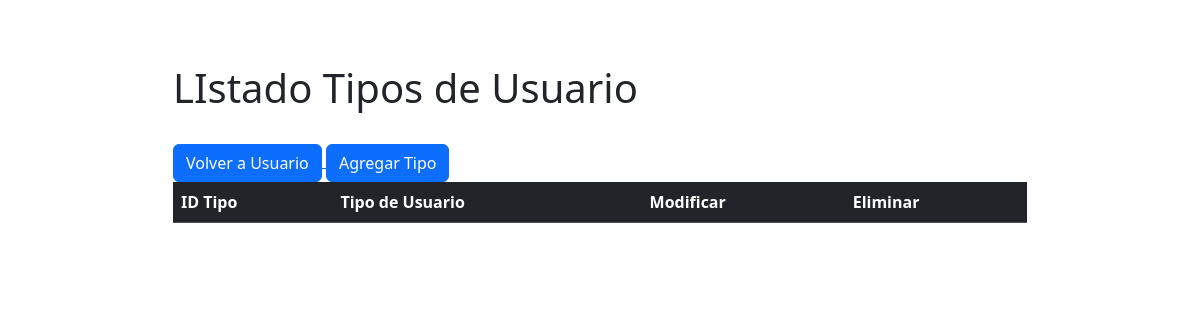
Page /crudTipo on the earlier database version.
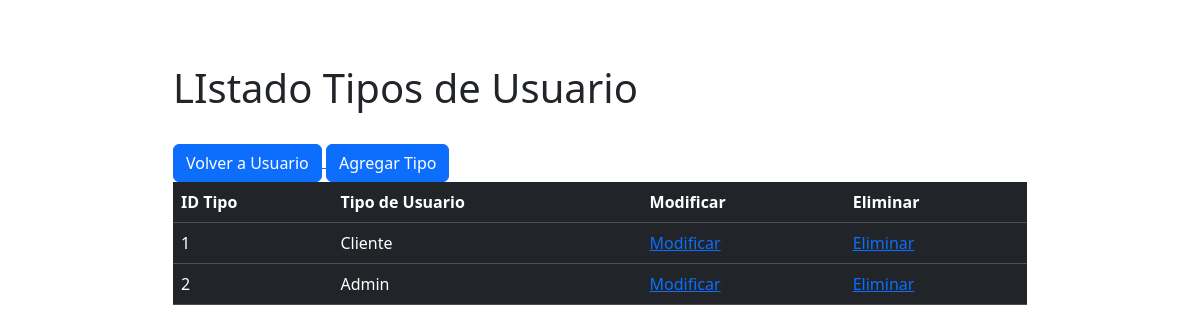
Same page on the later database version.
### newProject/models.py (models this page shows, shortened)
class tipoUsuario(models.Model):
    idTipoUsuario = models.AutoField(
        primary_key=True, db_column='idTipo', verbose_name='ID_tipo_Usuario')
    tipoUsuario = models.CharField(max_length=20, blank=False, null=False)

### newProject/views.py (the view)
# urls.py: path("crudTipo", views.crudTipo, name="crudTipo"),
def crudTipo(request):
    tipos = tipoUsuario.objects.all()
    context = {"tipo": tipos}
    return render(request, "tipo_list.html", context)

### newProject/context_processor.py (called while the page is built)
def total_carrito(request):
    total = 0
    if request.user.is_authenticated:
        if "carrito" in request.session.keys():
            for key, value in request.session["carrito"].items():
                total += int(value["Acumulado"])
    return {"total_carrito": total}

### newProject/templates/tipo_list.html (shortened to what this page needs)
<!DOCTYPE html>
<html lang="en">
<head>
    {% load static %}
    {% load bootstrap5 %}
    {% bootstrap_css %}
</head>
<body>
    <div class="container">
        <div class="row">
            <div class="col-lg-10 p-5 mt-3 mx-auto table-responsive">
                <h1>LIstado Tipos de Usuario</h1><br>
                <a href="{% url 'crud' %}">
                    <button type="button" class="btn btn-primary">Volver a Usuario</button>
                </a><a href="{% url 'tipoAdd' %}">
                    <button type="button" class="btn btn-primary">Agregar Tipo</button>
                </a>
                <table class="table table-dark table-table-striped">
                    <thead>
                        <th>ID Tipo</th>
                        <th>Tipo de Usuario</th>
                        <th>Modificar</th>
                        <th>Eliminar</th>
                    </thead>
                    <tbody>
                        {% for x in tipo %}
                        <tr>
                            <td>{{x.idTipoUsuario}}</td>
                            <td>{{x.tipoUsuario}}</td>
                            <td><a href="{% url 'tipoEdit' pk=x.idTipoUsuario%}">Modificar</a></td>
                            <td><a href="{% url 'tipoDel' pk=x.idTipoUsuario %}">Eliminar</a></td>
                        </tr>
                        {% endfor%}
                    </tbody>
                </table>
            </div>
        </div>
    </div>
</body>
</html>

Differences in the rows shown:
added tipoUsuario: idTipoUsuario "1", tipoUsuario "Cliente"
added tipoUsuario: idTipoUsuario "2", tipoUsuario "Admin"
